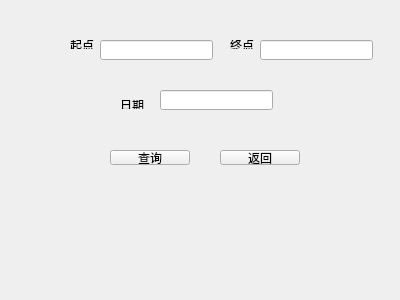
<?xml version="1.0" encoding="UTF-8"?>
<ui version="4.0">
 <class>search</class>
 <widget class="QWidget" name="search">
  <property name="geometry">
   <rect>
    <x>0</x>
    <y>0</y>
    <width>400</width>
    <height>300</height>
   </rect>
  </property>
  <property name="windowTitle">
   <string>Form</string>
  </property>
  <widget class="QLabel" name="label">
   <property name="geometry">
    <rect>
     <x>70</x>
     <y>40</y>
     <width>41</width>
     <height>9</height>
    </rect>
   </property>
   <property name="text">
    <string>起点</string>
   </property>
  </widget>
  <widget class="QLabel" name="label_2">
   <property name="geometry">
    <rect>
     <x>230</x>
     <y>40</y>
     <width>41</width>
     <height>9</height>
    </rect>
   </property>
   <property name="text">
    <string>终点</string>
   </property>
  </widget>
  <widget class="QLabel" name="label_3">
   <property name="geometry">
    <rect>
     <x>120</x>
     <y>100</y>
     <width>41</width>
     <height>9</height>
    </rect>
   </property>
   <property name="text">
    <string>日期</string>
   </property>
  </widget>
  <widget class="QLineEdit" name="lineEditdeparture">
   <property name="geometry">
    <rect>
     <x>100</x>
     <y>40</y>
     <width>113</width>
     <height>20</height>
    </rect>
   </property>
  </widget>
  <widget class="QLineEdit" name="lineEditdestination">
   <property name="geometry">
    <rect>
     <x>260</x>
     <y>40</y>
     <width>113</width>
     <height>20</height>
    </rect>
   </property>
  </widget>
  <widget class="QLineEdit" name="lineEditdate">
   <property name="geometry">
    <rect>
     <x>160</x>
     <y>90</y>
     <width>113</width>
     <height>20</height>
    </rect>
   </property>
  </widget>
  <widget class="QPushButton" name="pushButtonresearch">
   <property name="geometry">
    <rect>
     <x>110</x>
     <y>150</y>
     <width>80</width>
     <height>15</height>
    </rect>
   </property>
   <property name="text">
    <string>查询</string>
   </property>
  </widget>
  <widget class="QPushButton" name="pushButtonreturn">
   <property name="geometry">
    <rect>
     <x>220</x>
     <y>150</y>
     <width>80</width>
     <height>15</height>
    </rect>
   </property>
   <property name="text">
    <string>返回</string>
   </property>
  </widget>
 </widget>
 <resources/>
 <connections/>
</ui>
